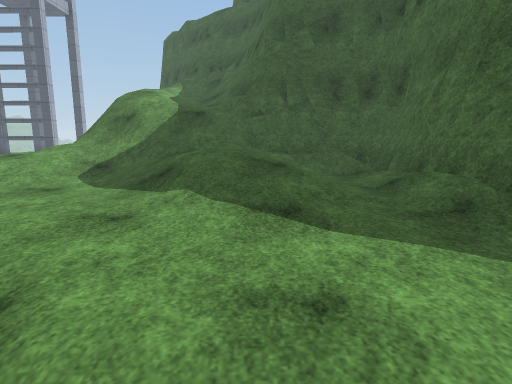
view 1 (above)

20 first-person views from a walk through a 3-D level made in the Unity game engine. The camera is 1.5 m above the floor, tilts 10° down and sees 75° across. The floor is counted in squares, 1 m on a side. Each view is taken from the middle of a square. On the plan, view 1 faces up. The plan holds only what a view shows up to about 15 squares ahead; the rest is blank. The place goes on beyond the plan. The player is left out. Surface patterns are stand-ins for the level's own textures.

view 2
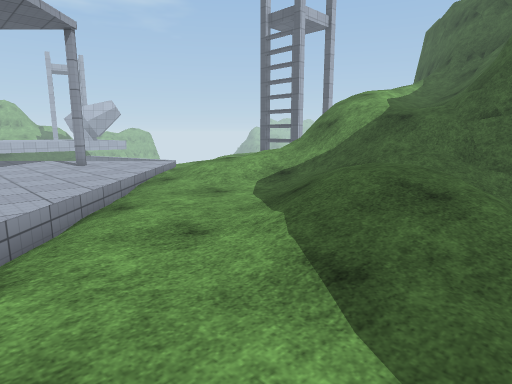

view 3
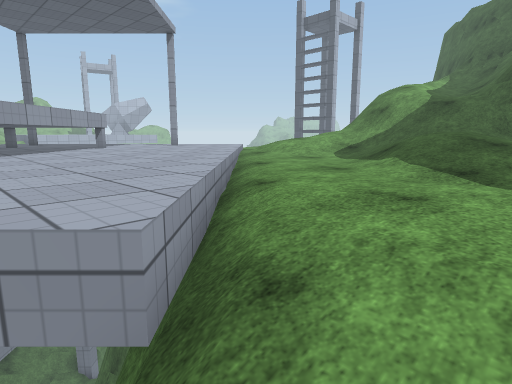

view 4
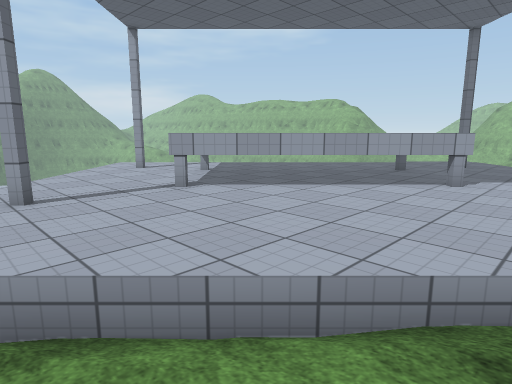

view 5
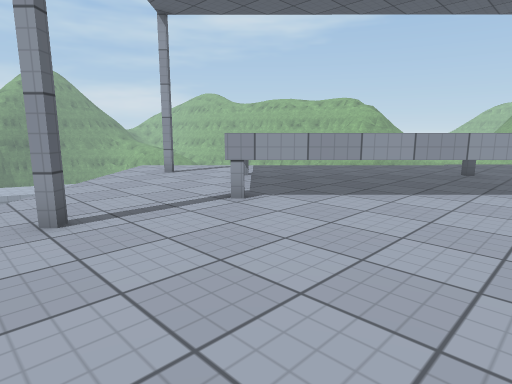

view 6
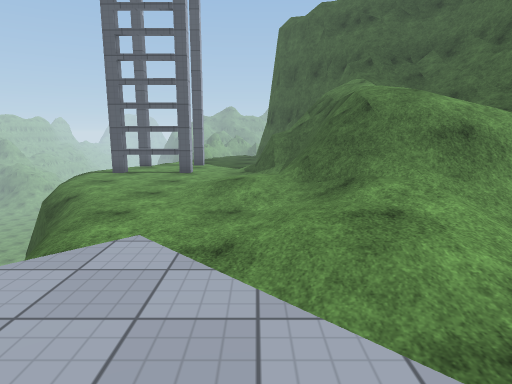

view 7
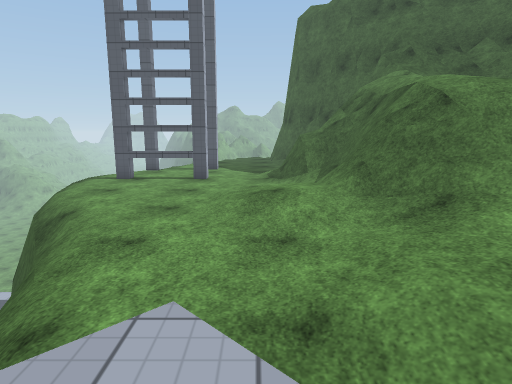

view 8
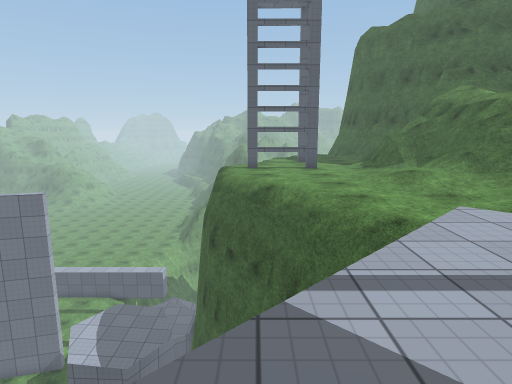

view 9
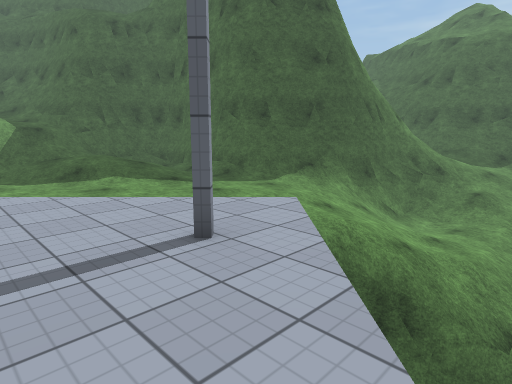

view 10
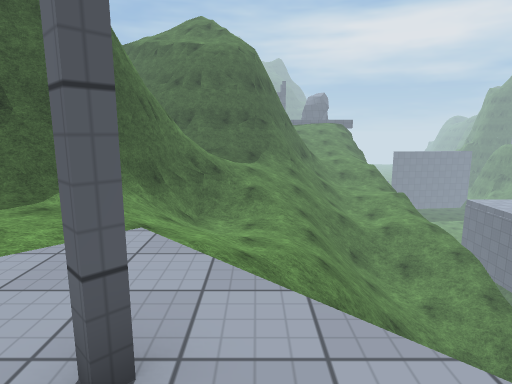

view 11
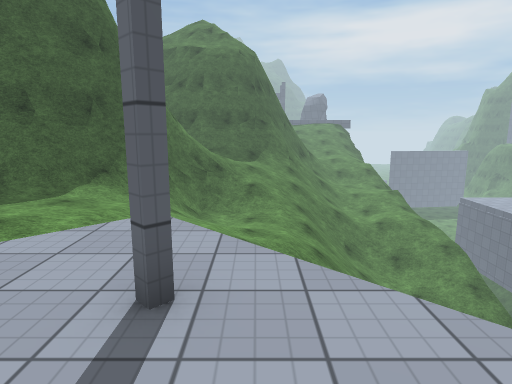

view 12
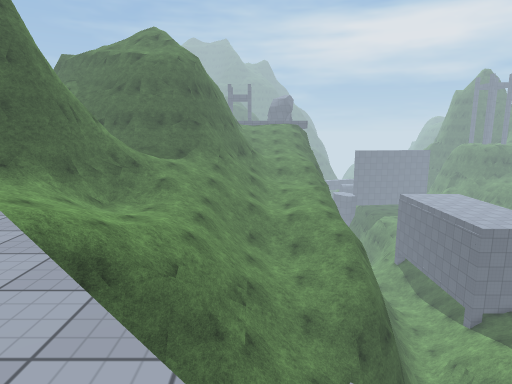

view 13
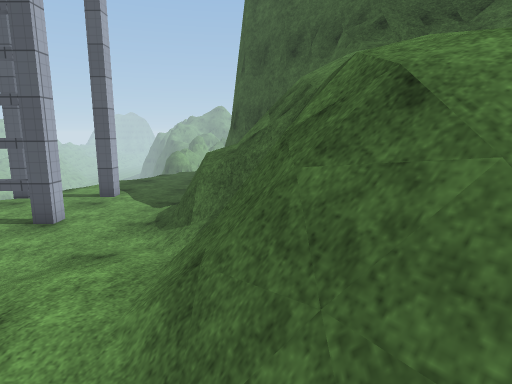

view 14
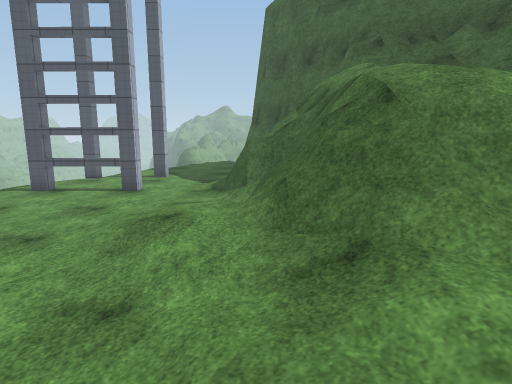

view 15
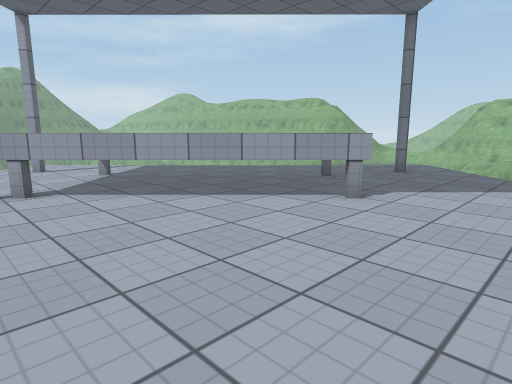

view 16
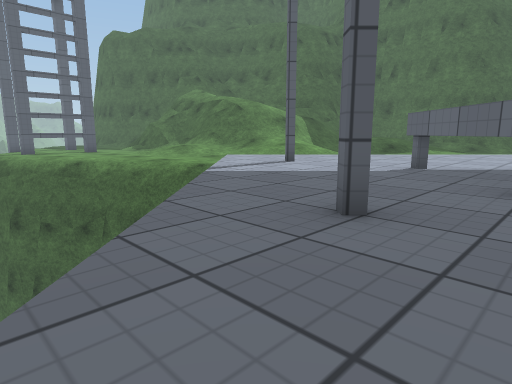

view 17
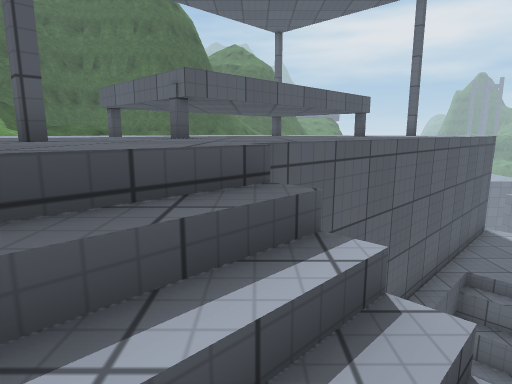

view 18
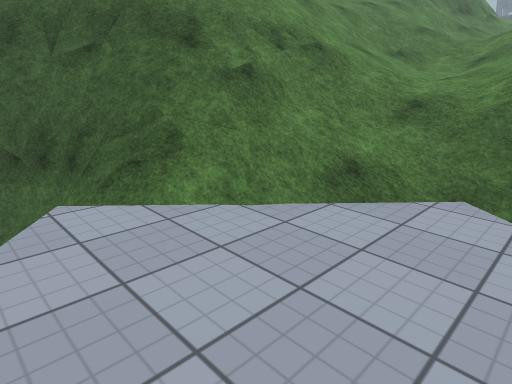

view 19
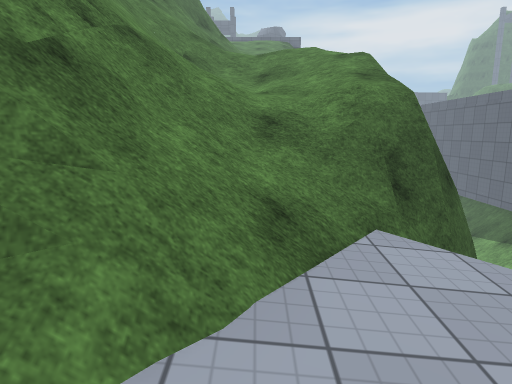

view 20
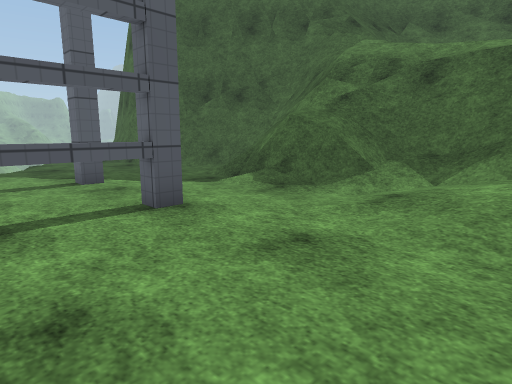

### Floor plan
Key: @ floor where view 1 was taken; # wall or solid block; . main floor; : floor 0.75 m higher than the main floor; - floor 0.75 m lower than the main floor; + floor 1.75 m higher than the main floor; _ floor 2.25 m lower than the main floor; * floor 2.5 m higher than the main floor; < floor 4 m lower than the main floor; ( floor 5.5 m lower than the main floor; ! floor 8.75 m lower than the main floor; / step, stairs or slope; = window, fence, low wall or low ledge; ^ raised ledge; v drop or lower ground; T thing the floor can be seen under or through; O other object.
Columns run from 20 left of view 1 to 10 right of it. Each row starts with its distance up from view 1.
 23      ------- =####
 22     -------vO=vv=###
 21    v-------==#v//=##
 20    v-TTTT--=#//////##
 19    v-------==v ////##
 18    v-------//#v////=#
 17 vvvv/-------/#**///=#
 16 vvvv/-----/./# *///=#
 15 v  vv/----../=#////=#
 14    vvv/---/./=#///+=##
 13     vv/----//=#/////###
 12      vv/----////////=####
 11       v/---/.////////==##
 10       v/-/-/..////////-/#
  9        v/.///.//-/.://-/#
  8        v...////--//..///#
  7       v...../-----////-/#
  6      v...#.../----//./-/#
  5     v........./--------/##
  4    v...........//------/###
  3   v......^......//------ =##
  2  /..#...^^^......//-----//##
  1  /.....^^ ^^......=/-----//###
  0  //....^   ^^......=@-//////###
 -1 ///#...^^   ^^......=///////_==
 -2  /#<v...^^   ^...#..v/////___//
 -3      v...^^  ^.....vvv///____//
 -4       v...^^^.....v##v///_/__//
 -5       vv.........v =# v////////
 -6       vvv.......v   ####v//////
 -7        <<v..#..v    ===##=/////
 -8         <<v...v    !!/=////////
 -9           <vv     v!///////////
-10            <v     !!!!//////(//
-11                   !!!!!////////
-12                    !!!!!///////
-13                   ! !!!vvvv////

Where each view was taken, in squares from view 1:
view 1: 0 up, 0 right, facing up
view 2: 2 up, 2 right, facing up-left
view 3: 2 down, 2 right, facing up-left
view 4: 5 up, 2 left, facing down-left
view 5: 3 up, 2 left, facing down-left
view 6: 5 up, 9 left, facing up
view 7: 7 up, 10 left, facing up
view 8: 3 up, 15 left, facing up
view 9: 6 down, 6 left, facing up-right
view 10: 3 down, 5 left, facing right
view 11: 3 down, 6 left, facing right
view 12: 8 down, 8 left, facing right
view 13: 12 up, 7 left, facing up
view 14: 9 up, 8 left, facing up
view 15: 6 up, 5 left, facing down-left
view 16: 0 up, 19 left, facing up-right
view 17: 1 down, 20 left, facing right
view 18: 13 down, 2 left, facing up-right
view 19: 10 down, 1 left, facing right
view 20: 15 up, 15 left, facing up-right
